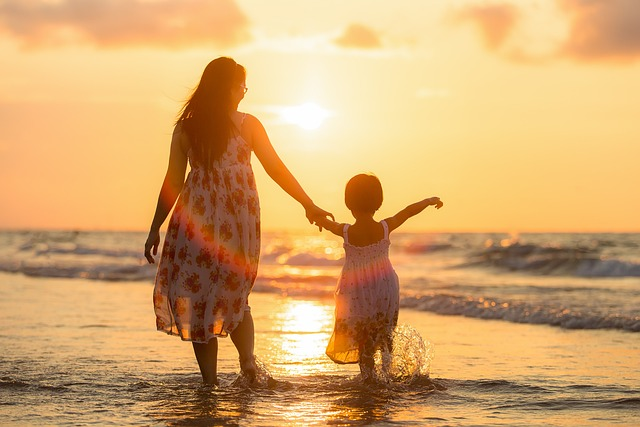
#> input picture images/image-2.jpg, 640 x 427 px
$ jupyter execute image_processing_with_scipy.ipynb
#> lines starting #> are read from the running program, lines starting #| are printed output that depends on the picture
### Image Processing with Scipy and Skimage

[cell 1]
from skimage import io
from scipy import ndimage
import numpy as np
from matplotlib import pyplot as plt

[cell 2]
img = io.imread("../images/image-2.jpg",as_gray=True)
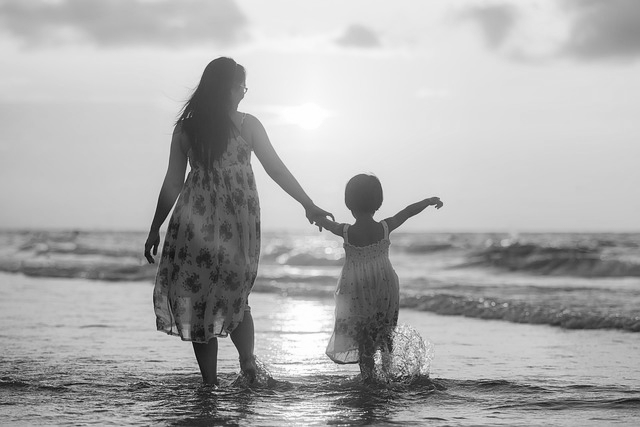
#> img: shape (427, 640) float64; min 0.0376, max 1, mean 0.676
print(type(img))
#| <class 'numpy.ndarray'>

[cell 3]
print(img.shape)
#| (427, 640)

Flipping the images

[cell 4]
flippedLR = np.fliplr(img)
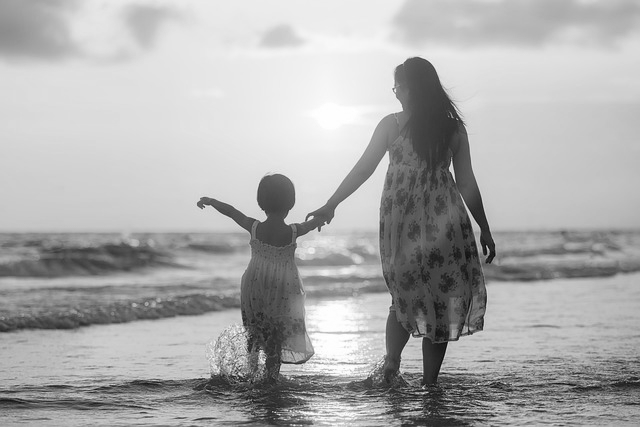
#> flippedLR: shape (427, 640) float64; min 0.0376, max 1, mean 0.676
flippedUD = np.flipud(img)
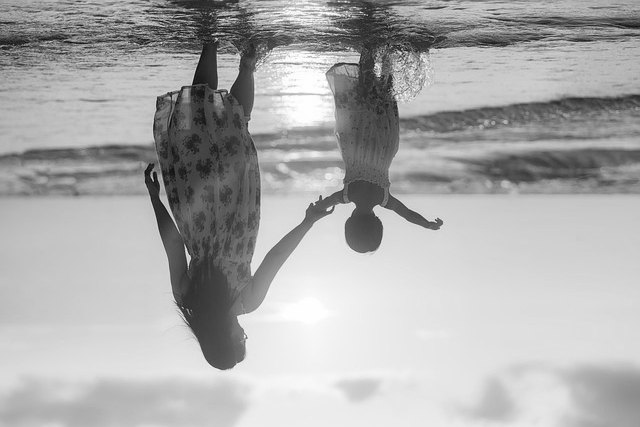
#> flippedUD: shape (427, 640) float64; min 0.0376, max 1, mean 0.676

[cell 5]
plt.subplot(2,1,1)
plt.imshow(img, cmap="Greys")

plt.subplot(2,2,3)
plt.imshow(flippedLR, cmap="Blues")

plt.subplot(2,2,4)
plt.imshow(flippedUD, cmap="hsv")
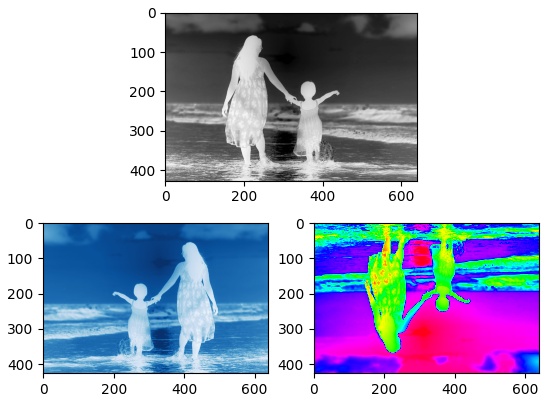
#> figure drawn by matplotlib, 3 panels

[cell 6]
gaussian_filtered = ndimage.gaussian_filter(img,sigma=7)
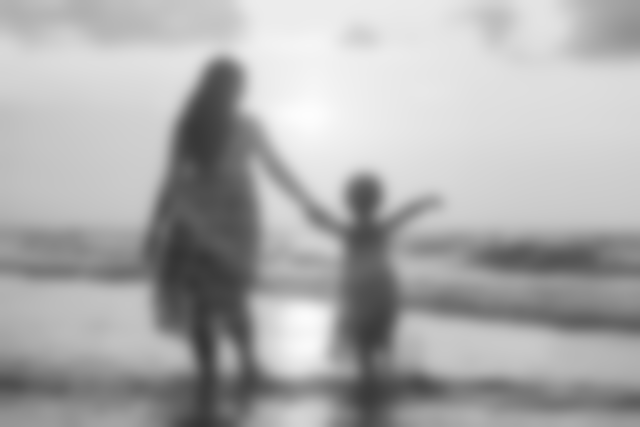
#> gaussian_filtered: shape (427, 640) float64; min 0.205, max 0.994, mean 0.676
plt.imshow(gaussian_filtered)

$ run again, with images/image-12.jpg copied over images/image-2.jpg
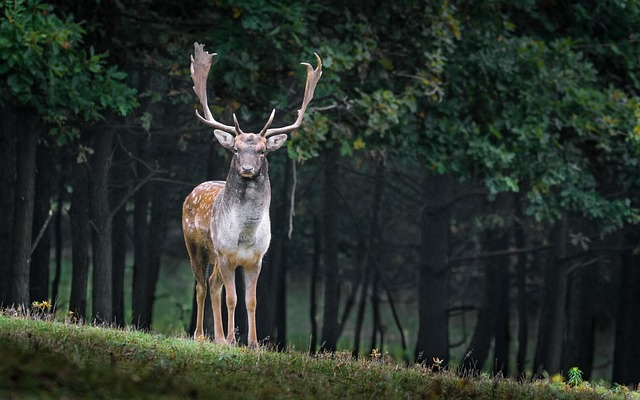
#> input picture images/image-12.jpg, 640 x 400 px
#| <class 'numpy.ndarray'>
#| (400, 640)
#> `flippedUD = np.flipud(img)`:
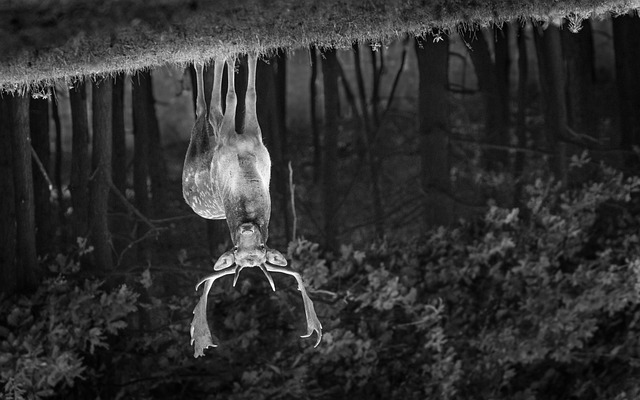
#> flippedUD: shape (400, 640) float64; min 0, max 1, mean 0.187
#> `gaussian_filtered = ndimage.gaussian_filter(img,sigma=7)`:
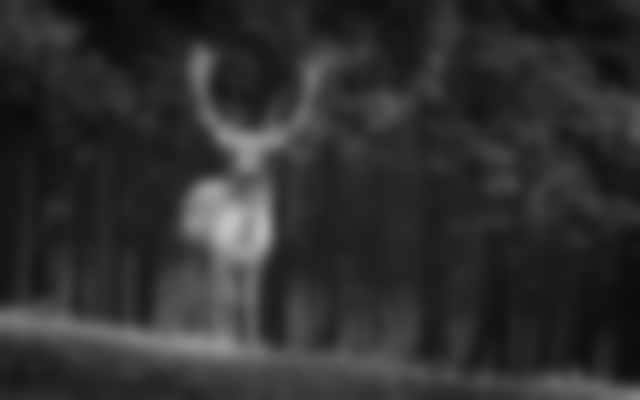
#> gaussian_filtered: shape (400, 640) float64; min 0.0324, max 0.767, mean 0.187

$ run again, with images/image-13.jpg copied over images/image-2.jpg
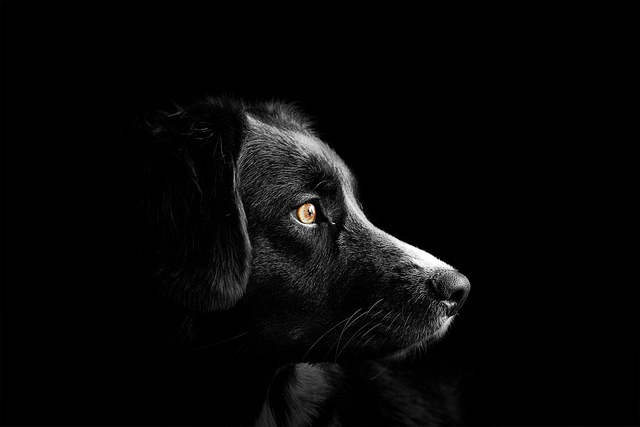
#> input picture images/image-13.jpg, 640 x 427 px
#| <class 'numpy.ndarray'>
#| (427, 640)
#> `[cell 5] plt.subplot(2,1,1) plt.imshow(img, cmap="Greys")  plt.subplot..`:
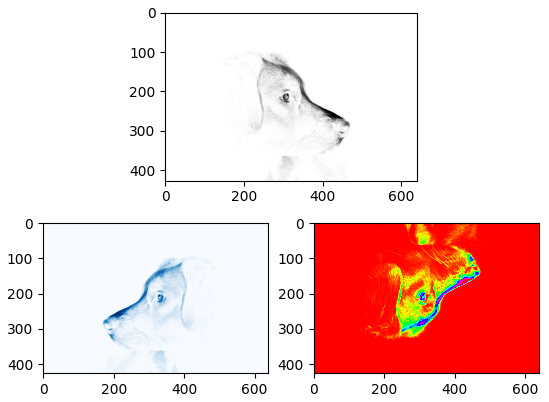
#> figure drawn by matplotlib, 3 panels
#> `gaussian_filtered = ndimage.gaussian_filter(img,sigma=7)`:
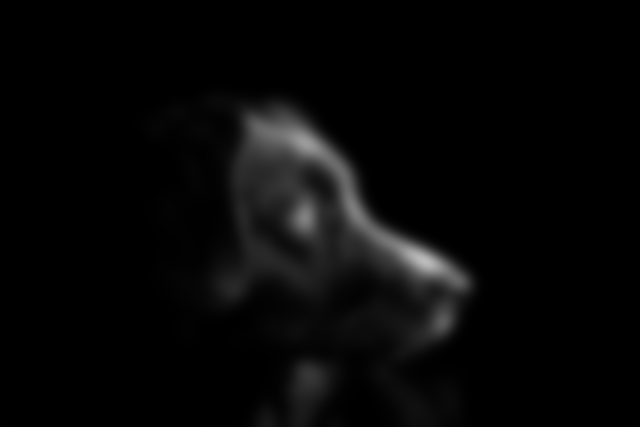
#> gaussian_filtered: shape (427, 640) float64; min 0, max 0.738, mean 0.0291

$ run again, with images/image-14.jpg copied over images/image-2.jpg
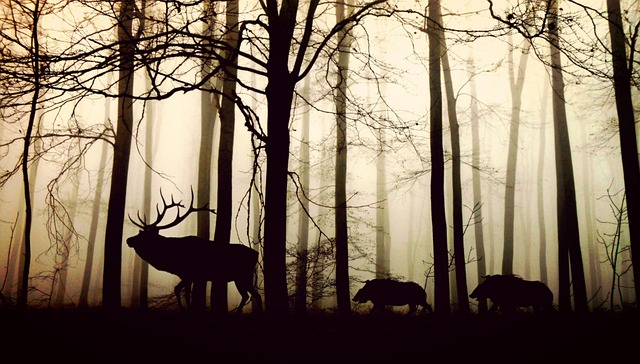
#> input picture images/image-14.jpg, 640 x 364 px
#| <class 'numpy.ndarray'>
#| (364, 640)
#> `flippedUD = np.flipud(img)`:
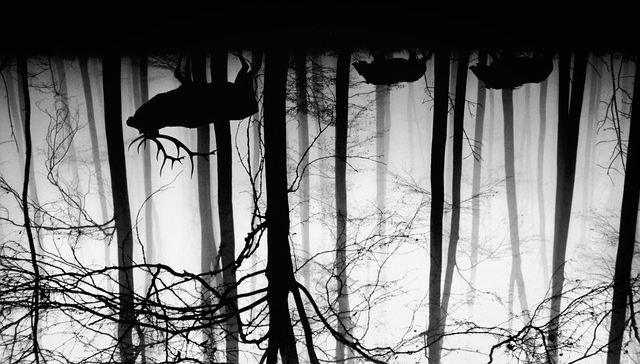
#> flippedUD: shape (364, 640) float64; min 0.0025, max 0.995, mean 0.452
#> `gaussian_filtered = ndimage.gaussian_filter(img,sigma=7)`:
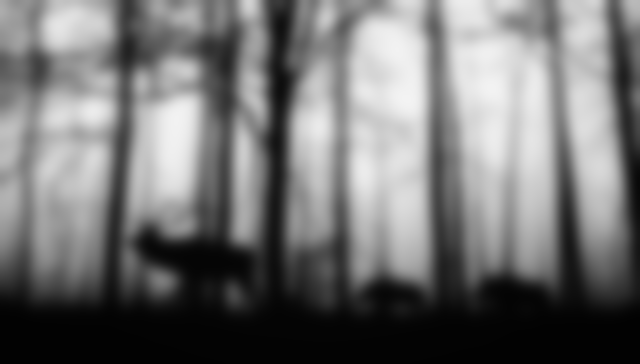
#> gaussian_filtered: shape (364, 640) float64; min 0.00862, max 0.955, mean 0.452
